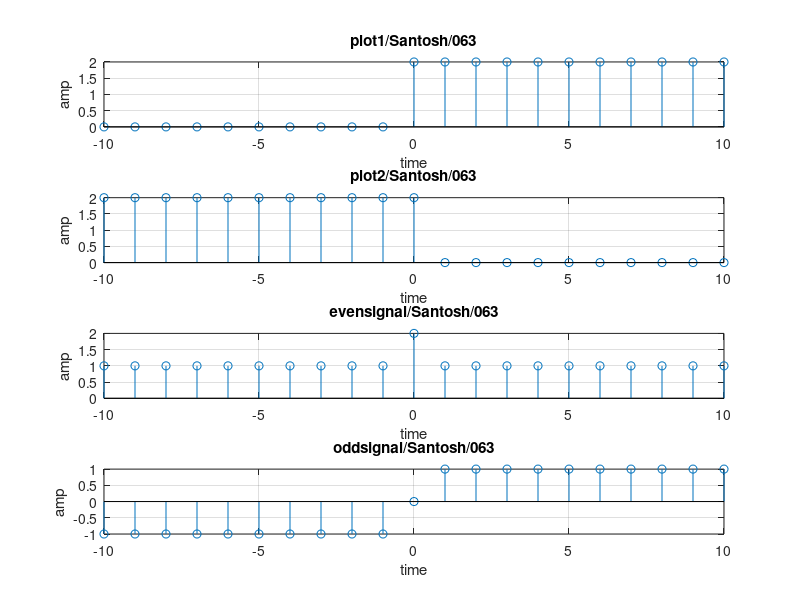

Write MATLAB code to recreate this figure.
%% plot the signal x[n] = 0, for n <0 
% = 2 otherwise
%Also find its even and odd part of signal and plot them 


 clc;
 close all;
 clear all;
 N = 10;
 i = 1;
 for n = -N:N;
     if n<0;
         x(i) = 0;
     else
         x(i) = 2;
     end;
     i = i+1;
 end;
 n = -N:N;
 y = fliplr(x);
 subplot(411);
 stem(n, x);
 xlabel('time');
 ylabel('amp');
 title('plot1/Santosh/063');
 grid on;


 subplot(412);
 stem(n, y);
 xlabel('time');
 ylabel('amp');
 title('plot2/Santosh/063');
 grid on;

 xeven = (x+y)/2;
 xodd = (x-y)/2;
 subplot(413);
 stem(n, xeven);
 xlabel('time');
 ylabel('amp');
 title('evensignal/Santosh/063');
 grid on;


 subplot(414);
 stem(n, xodd);
 xlabel('time');
 ylabel('amp');
 title('oddsignal/Santosh/063');
 grid on;


